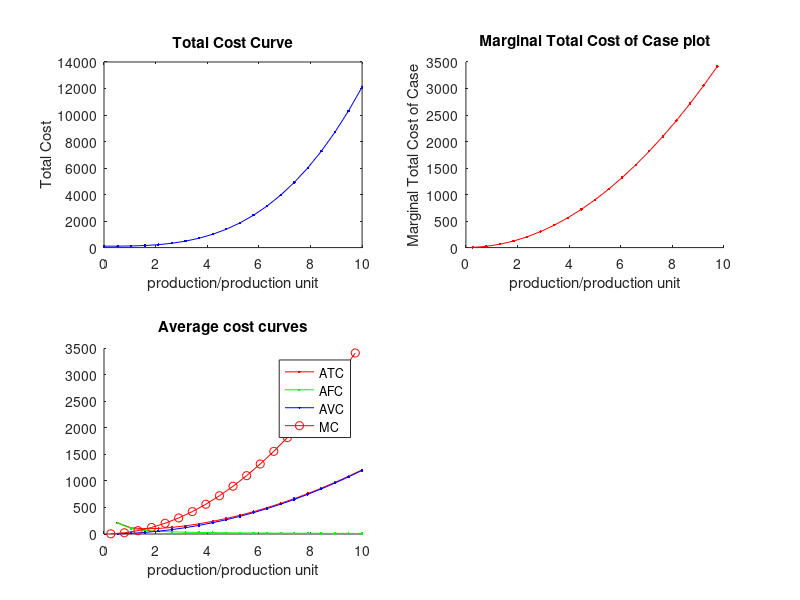

MATLAB code for this plot:
% house keeping
clc;clear;close all;fclose('all');

prod = linspace(0,10,20);

% fixed cost and labor price
FC = 108;

% production total cost
VC = 12*prod.^3;
TC = FC+VC;

% plot cost curve, production units on x axis
subplot(2,2,1);
plot(prod,TC,'Marker','.','Color','b');
title('Total Cost Curve');
xlabel('production/production unit');
ylabel('Total Cost');

% compute marginal cost of case curve
subplot(2,2,2);
prodAlt = prod(1:end-1)+diff(prod)/2;
marginalTCOfCase = diff(TC)./diff(prod);
hold on
plot(prodAlt,marginalTCOfCase,'Marker','.','Color','r');
title('Marginal Total Cost of Case plot');
xlabel('production/production unit');
ylabel('Marginal Total Cost of Case');

% compute average total cost, average fixed cost 
% and average variable cost curve

subplot(2,2,3);
ATC = TC./prod;
AFC = ones(1,length(prod))*FC./prod;
AVC = VC./prod;
hold on
plot(prod,ATC,'Marker','.','Color','r');
plot(prod,AFC,'Marker','.','Color','g');
plot(prod,AVC,'Marker','.','Color','b');
plot(prodAlt,marginalTCOfCase,'Marker','o','Color','r');
title('Average cost curves');
xlabel('production/production unit');
legend('ATC','AFC','AVC','MC');
